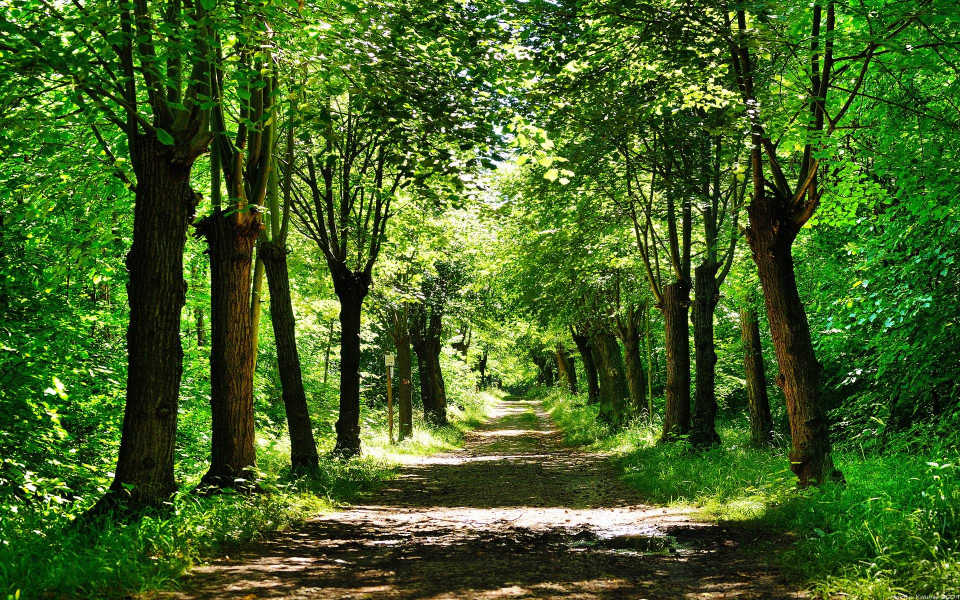
#> input picture svm/picture/01.jpg, 1920 x 1200 px (shown at 1/2 size); its folder holds 4 pictures in this run
$ python gen_test.py   (older library calls are emulated)
#> lines starting #> are read from the running program, lines starting #| are printed output that depends on the picture
import os
import shutil
from PIL import Image

def gen_test():
    input_path  = "./picture"
    output_path = "picture_256_256_test"
    label_file  = os.path.join(output_path,"label.txt")

    if os.path.exists(output_path):
        shutil.rmtree(output_path)
    os.makedirs(output_path)

    label_f     = open(label_file, 'a')

    for picture in os.listdir(input_path):
        picture_filepath = os.path.join(input_path, picture)
        name_target      = os.path.join(output_path, os.path.splitext(os.path.basename(picture))[0]+"-test.jpg")
        image            = Image.open(picture_filepath)
#> image is the input picture: PIL image 1920x1200 RGB; mean R, G, B 66.9, 98.5, 35.2
        image_new        = image.resize((256, 256), Image.ANTIALIAS).convert('L').rotate(180)
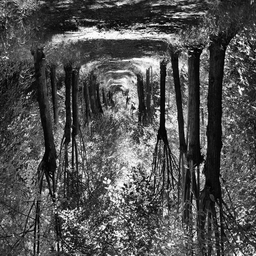
#> image_new: PIL image 256x256 L; min 0, max 255, mean 81.8
        image_new.save(name_target)
        label            = (float(int(os.path.splitext(os.path.basename(picture))[0]) > 12) - 0.5 ) * 2 # Add Train Label
        label_f.write(os.path.basename(name_target)+'\t'+str(label)+'\n')
#> pass 2 of the loop in gen_test, `for picture in os.listdir(input_path):`:
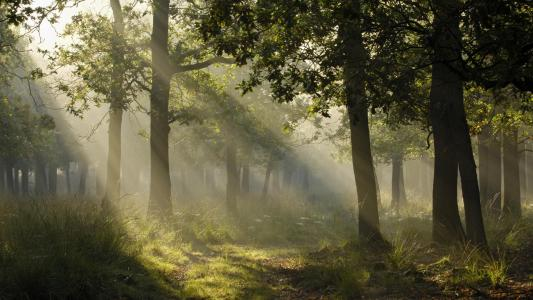
#> input picture svm/picture/02.jpg, 533 x 300 px
#> in gen_test, image is the input picture: PIL image 533x300 RGB; mean R, G, B 95, 90.3, 61.4
#> in gen_test, `image_new        = image.resize((256, 256), Image.ANTIALIAS).convert('..`:
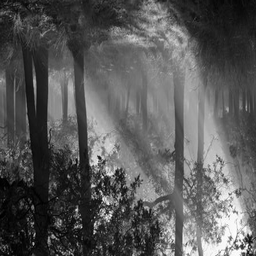
#> image_new: PIL image 256x256 L; min 0, max 255, mean 88.4
#> pass 3 of the loop in gen_test, `for picture in os.listdir(input_path):`:
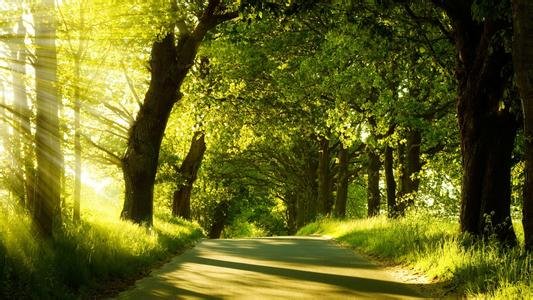
#> input picture svm/picture/03.jpg, 533 x 300 px
#> in gen_test, image is the input picture: PIL image 533x300 RGB; mean R, G, B 105.4, 106, 33.4
#> in gen_test, `image_new        = image.resize((256, 256), Image.ANTIALIAS).convert('..`:
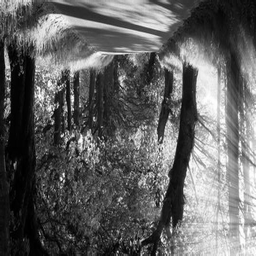
#> image_new: PIL image 256x256 L; min 0, max 255, mean 97.6
#> the loop made 4 passes; the first 3 are shown


    print("#info: Done Gen Test!")

if __name__ == "__main__":
    gen_test()
